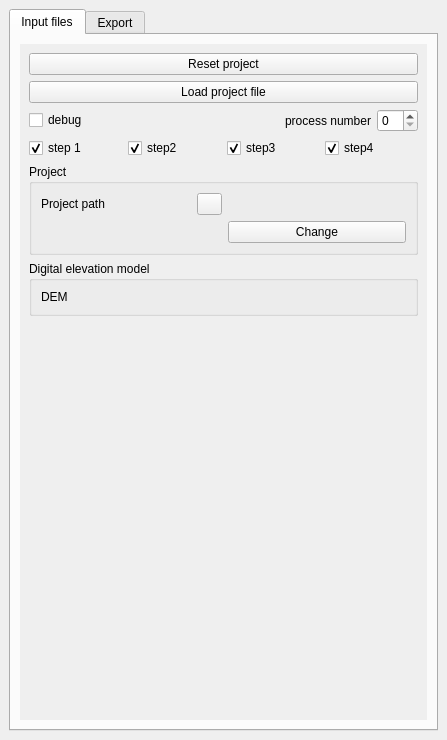
<?xml version="1.0" encoding="UTF-8"?>
<ui version="4.0">
 <class>IripDockWidgetBase</class>
 <widget class="QDockWidget" name="IripDockWidgetBase">
  <property name="geometry">
   <rect>
    <x>0</x>
    <y>0</y>
    <width>447</width>
    <height>740</height>
   </rect>
  </property>
  <property name="sizePolicy">
   <sizepolicy hsizetype="Preferred" vsizetype="Preferred">
    <horstretch>0</horstretch>
    <verstretch>0</verstretch>
   </sizepolicy>
  </property>
  <property name="minimumSize">
   <size>
    <width>340</width>
    <height>272</height>
   </size>
  </property>
  <property name="windowTitle">
   <string>IRIP</string>
  </property>
  <widget class="QWidget" name="dockWidgetContents">
   <layout class="QVBoxLayout" name="verticalLayout_2">
    <item>
     <widget class="QTabWidget" name="tabWidget">
      <property name="currentIndex">
       <number>0</number>
      </property>
      <widget class="QWidget" name="tabInputFiles">
       <property name="sizePolicy">
        <sizepolicy hsizetype="Maximum" vsizetype="Maximum">
         <horstretch>0</horstretch>
         <verstretch>0</verstretch>
        </sizepolicy>
       </property>
       <attribute name="title">
        <string>Input files</string>
       </attribute>
       <layout class="QVBoxLayout" name="verticalLayout">
        <item>
         <widget class="QScrollArea" name="inputScrollArea">
          <property name="styleSheet">
           <string notr="true"/>
          </property>
          <property name="frameShape">
           <enum>QFrame::NoFrame</enum>
          </property>
          <property name="frameShadow">
           <enum>QFrame::Plain</enum>
          </property>
          <property name="lineWidth">
           <number>0</number>
          </property>
          <property name="widgetResizable">
           <bool>true</bool>
          </property>
          <widget class="QWidget" name="scrollAreaWidgetContents">
           <property name="geometry">
            <rect>
             <x>0</x>
             <y>0</y>
             <width>407</width>
             <height>654</height>
            </rect>
           </property>
           <layout class="QVBoxLayout" name="verticalLayout_3">
            <item>
             <widget class="QPushButton" name="resetButton">
              <property name="text">
               <string>Reset project</string>
              </property>
             </widget>
            </item>
            <item>
             <widget class="QPushButton" name="loadButton">
              <property name="text">
               <string>Load project file</string>
              </property>
             </widget>
            </item>
            <item>
             <layout class="QHBoxLayout" name="horizontalLayout_5">
              <item>
               <widget class="QCheckBox" name="debugCheck">
                <property name="text">
                 <string>debug</string>
                </property>
               </widget>
              </item>
              <item>
               <spacer name="horizontalSpacer">
                <property name="orientation">
                 <enum>Qt::Horizontal</enum>
                </property>
                <property name="sizeHint" stdset="0">
                 <size>
                  <width>40</width>
                  <height>20</height>
                 </size>
                </property>
               </spacer>
              </item>
              <item>
               <widget class="QLabel" name="nbProcessLabel">
                <property name="text">
                 <string>process number</string>
                </property>
               </widget>
              </item>
              <item>
               <widget class="QSpinBox" name="nbProcessSpin"/>
              </item>
             </layout>
            </item>
            <item>
             <layout class="QHBoxLayout" name="horizontalLayout_3">
              <item>
               <widget class="QCheckBox" name="step1Check">
                <property name="text">
                 <string>step 1</string>
                </property>
                <property name="checked">
                 <bool>true</bool>
                </property>
               </widget>
              </item>
              <item>
               <widget class="QCheckBox" name="step2Check">
                <property name="text">
                 <string>step2</string>
                </property>
                <property name="checked">
                 <bool>true</bool>
                </property>
               </widget>
              </item>
              <item>
               <widget class="QCheckBox" name="step3Check">
                <property name="text">
                 <string>step3</string>
                </property>
                <property name="checked">
                 <bool>true</bool>
                </property>
               </widget>
              </item>
              <item>
               <widget class="QCheckBox" name="step4Check">
                <property name="text">
                 <string>step4</string>
                </property>
                <property name="checked">
                 <bool>true</bool>
                </property>
               </widget>
              </item>
             </layout>
            </item>
            <item>
             <widget class="QGroupBox" name="projectBox">
              <property name="title">
               <string>Project</string>
              </property>
              <layout class="QGridLayout" name="gridLayout_4">
               <item row="0" column="2">
                <layout class="QHBoxLayout" name="horizontalLayout"/>
               </item>
               <item row="2" column="2">
                <widget class="QPushButton" name="changeProjectPathButton">
                 <property name="text">
                  <string>Change</string>
                 </property>
                </widget>
               </item>
               <item row="1" column="2">
                <layout class="QHBoxLayout" name="horizontalLayout_2">
                 <item>
                  <widget class="QLabel" name="projectPathLabel">
                   <property name="sizePolicy">
                    <sizepolicy hsizetype="Expanding" vsizetype="Preferred">
                     <horstretch>0</horstretch>
                     <verstretch>0</verstretch>
                    </sizepolicy>
                   </property>
                   <property name="text">
                    <string/>
                   </property>
                   <property name="wordWrap">
                    <bool>true</bool>
                   </property>
                   <property name="textInteractionFlags">
                    <set>Qt::LinksAccessibleByMouse|Qt::TextSelectableByKeyboard|Qt::TextSelectableByMouse</set>
                   </property>
                  </widget>
                 </item>
                </layout>
               </item>
               <item row="1" column="1">
                <widget class="QFrame" name="frame_3">
                 <property name="frameShape">
                  <enum>QFrame::NoFrame</enum>
                 </property>
                 <property name="frameShadow">
                  <enum>QFrame::Raised</enum>
                 </property>
                 <layout class="QHBoxLayout" name="horizontalLayout_4">
                  <property name="leftMargin">
                   <number>0</number>
                  </property>
                  <property name="topMargin">
                   <number>0</number>
                  </property>
                  <property name="rightMargin">
                   <number>0</number>
                  </property>
                  <property name="bottomMargin">
                   <number>0</number>
                  </property>
                  <item>
                   <widget class="QLabel" name="projectPathTitleLabel">
                    <property name="sizePolicy">
                     <sizepolicy hsizetype="Minimum" vsizetype="Preferred">
                      <horstretch>0</horstretch>
                      <verstretch>0</verstretch>
                     </sizepolicy>
                    </property>
                    <property name="minimumSize">
                     <size>
                      <width>150</width>
                      <height>0</height>
                     </size>
                    </property>
                    <property name="maximumSize">
                     <size>
                      <width>250</width>
                      <height>16777215</height>
                     </size>
                    </property>
                    <property name="text">
                     <string>Project path</string>
                    </property>
                    <property name="wordWrap">
                     <bool>true</bool>
                    </property>
                   </widget>
                  </item>
                  <item>
                   <widget class="QPushButton" name="projectPathHelpButton">
                    <property name="maximumSize">
                     <size>
                      <width>25</width>
                      <height>16777215</height>
                     </size>
                    </property>
                    <property name="text">
                     <string/>
                    </property>
                   </widget>
                  </item>
                 </layout>
                </widget>
               </item>
              </layout>
             </widget>
            </item>
            <item>
             <widget class="QGroupBox" name="groupBoxMnt">
              <property name="title">
               <string>Digital elevation model</string>
              </property>
              <layout class="QVBoxLayout" name="verticalLayout_7">
               <item>
                <layout class="QGridLayout" name="gridLayout">
                 <item row="0" column="1">
                  <widget class="QgsFileWidget" name="mQgsFileDEM">
                   <property name="filter">
                    <string>*.tif ;; All files (*)</string>
                   </property>
                  </widget>
                 </item>
                 <item row="0" column="0">
                  <widget class="QLabel" name="demFileLabel">
                   <property name="enabled">
                    <bool>true</bool>
                   </property>
                   <property name="minimumSize">
                    <size>
                     <width>0</width>
                     <height>0</height>
                    </size>
                   </property>
                   <property name="maximumSize">
                    <size>
                     <width>250</width>
                     <height>16777215</height>
                    </size>
                   </property>
                   <property name="text">
                    <string>DEM</string>
                   </property>
                   <property name="wordWrap">
                    <bool>true</bool>
                   </property>
                  </widget>
                 </item>
                </layout>
               </item>
              </layout>
             </widget>
            </item>
            <item>
             <spacer name="verticalSpacer">
              <property name="orientation">
               <enum>Qt::Vertical</enum>
              </property>
              <property name="sizeHint" stdset="0">
               <size>
                <width>20</width>
                <height>40</height>
               </size>
              </property>
             </spacer>
            </item>
           </layout>
          </widget>
         </widget>
        </item>
       </layout>
      </widget>
      <widget class="QWidget" name="tabExport">
       <attribute name="title">
        <string>Export</string>
       </attribute>
       <layout class="QVBoxLayout" name="verticalLayout_6">
        <item>
         <widget class="QFrame" name="exportFrame">
          <property name="frameShape">
           <enum>QFrame::NoFrame</enum>
          </property>
          <property name="frameShadow">
           <enum>QFrame::Raised</enum>
          </property>
          <layout class="QHBoxLayout" name="horizontalLayout_6">
           <property name="leftMargin">
            <number>0</number>
           </property>
           <property name="topMargin">
            <number>0</number>
           </property>
           <property name="rightMargin">
            <number>0</number>
           </property>
           <property name="bottomMargin">
            <number>0</number>
           </property>
           <item>
            <widget class="QPushButton" name="exportButton">
             <property name="text">
              <string>export cfg file</string>
             </property>
            </widget>
           </item>
           <item>
            <widget class="QPushButton" name="exportHelpButton">
             <property name="maximumSize">
              <size>
               <width>25</width>
               <height>16777215</height>
              </size>
             </property>
             <property name="text">
              <string/>
             </property>
            </widget>
           </item>
          </layout>
         </widget>
        </item>
        <item>
         <widget class="QFrame" name="exportDataFrame">
          <property name="frameShape">
           <enum>QFrame::NoFrame</enum>
          </property>
          <property name="frameShadow">
           <enum>QFrame::Raised</enum>
          </property>
          <layout class="QHBoxLayout" name="horizontalLayout_7">
           <property name="leftMargin">
            <number>0</number>
           </property>
           <property name="topMargin">
            <number>0</number>
           </property>
           <property name="rightMargin">
            <number>0</number>
           </property>
           <property name="bottomMargin">
            <number>0</number>
           </property>
           <item>
            <widget class="QPushButton" name="exportDataButton">
             <property name="text">
              <string>export portable config with input data</string>
             </property>
            </widget>
           </item>
           <item>
            <widget class="QPushButton" name="exportDataHelpButton">
             <property name="maximumSize">
              <size>
               <width>25</width>
               <height>16777215</height>
              </size>
             </property>
             <property name="text">
              <string/>
             </property>
            </widget>
           </item>
          </layout>
         </widget>
        </item>
        <item>
         <widget class="QCheckBox" name="exportDataResultsCheck">
          <property name="text">
           <string>include results in exported archive</string>
          </property>
         </widget>
        </item>
        <item>
         <spacer name="verticalSpacer_2">
          <property name="orientation">
           <enum>Qt::Vertical</enum>
          </property>
          <property name="sizeHint" stdset="0">
           <size>
            <width>20</width>
            <height>40</height>
           </size>
          </property>
         </spacer>
        </item>
       </layout>
      </widget>
     </widget>
    </item>
   </layout>
  </widget>
 </widget>
 <customwidgets>
  <customwidget>
   <class>QgsFileWidget</class>
   <extends>QWidget</extends>
   <header>qgsfilewidget.h</header>
  </customwidget>
 </customwidgets>
 <resources/>
 <connections/>
</ui>
